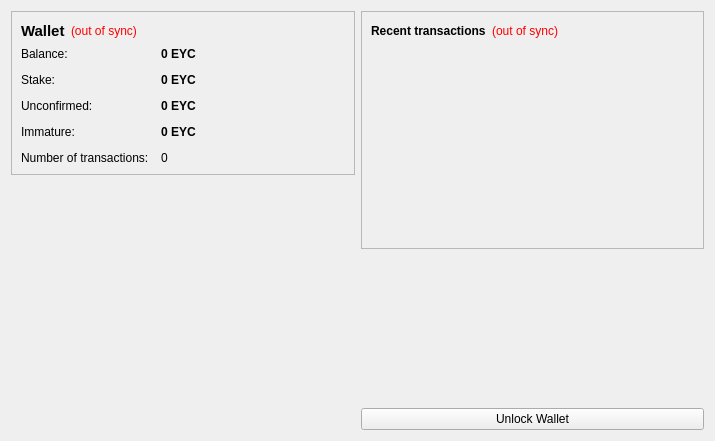
<?xml version="1.0" encoding="UTF-8"?>
<ui version="4.0">
 <class>OverviewPage</class>
 <widget class="QWidget" name="OverviewPage">
  <property name="geometry">
   <rect>
    <x>0</x>
    <y>0</y>
    <width>715</width>
    <height>441</height>
   </rect>
  </property>
  <property name="windowTitle">
   <string>Form</string>
  </property>
  <layout class="QHBoxLayout" name="horizontalLayout" stretch="1,1">
   <item>
    <layout class="QVBoxLayout" name="verticalLayout_2">
     <item>
      <widget class="QFrame" name="frame">
       <property name="frameShape">
        <enum>QFrame::StyledPanel</enum>
       </property>
       <property name="frameShadow">
        <enum>QFrame::Raised</enum>
       </property>
       <layout class="QVBoxLayout" name="verticalLayout_4">
        <item>
         <layout class="QHBoxLayout" name="horizontalLayout_4">
          <item>
           <widget class="QLabel" name="label_5">
            <property name="font">
             <font>
              <pointsize>11</pointsize>
              <weight>75</weight>
              <bold>true</bold>
             </font>
            </property>
            <property name="text">
             <string>Wallet</string>
            </property>
           </widget>
          </item>
          <item>
           <widget class="QLabel" name="labelWalletStatus">
            <property name="toolTip">
             <string>The displayed information may be out of date. Your wallet automatically synchronizes with the DKcoin²Ticket network after a connection is established, but this process has not completed yet.</string>
            </property>
            <property name="styleSheet">
             <string notr="true">QLabel { color: red; }</string>
            </property>
            <property name="text">
             <string notr="true">(out of sync)</string>
            </property>
            <property name="alignment">
             <set>Qt::AlignLeading|Qt::AlignLeft|Qt::AlignVCenter</set>
            </property>
           </widget>
          </item>
          <item>
           <spacer name="horizontalSpacer_2">
            <property name="orientation">
             <enum>Qt::Horizontal</enum>
            </property>
            <property name="sizeHint" stdset="0">
             <size>
              <width>40</width>
              <height>20</height>
             </size>
            </property>
           </spacer>
          </item>
         </layout>
        </item>
        <item>
         <layout class="QFormLayout" name="formLayout_2">
          <property name="fieldGrowthPolicy">
           <enum>QFormLayout::AllNonFixedFieldsGrow</enum>
          </property>
          <property name="horizontalSpacing">
           <number>12</number>
          </property>
          <property name="verticalSpacing">
           <number>12</number>
          </property>
          <item row="0" column="0">
           <widget class="QLabel" name="label">
            <property name="text">
             <string>Balance:</string>
            </property>
           </widget>
          </item>
          <item row="0" column="1">
           <widget class="QLabel" name="labelBalance">
            <property name="font">
             <font>
              <weight>75</weight>
              <bold>true</bold>
             </font>
            </property>
            <property name="cursor">
             <cursorShape>IBeamCursor</cursorShape>
            </property>
            <property name="toolTip">
             <string>Your current balance</string>
            </property>
            <property name="text">
             <string notr="true">0 EYC</string>
            </property>
            <property name="textInteractionFlags">
             <set>Qt::LinksAccessibleByMouse|Qt::TextSelectableByKeyboard|Qt::TextSelectableByMouse</set>
            </property>
           </widget>
          </item>
          <item row="1" column="0">
           <widget class="QLabel" name="label_6">
            <property name="text">
             <string>Stake:</string>
            </property>
           </widget>
          </item>
          <item row="1" column="1">
           <widget class="QLabel" name="labelStake">
            <property name="font">
             <font>
              <weight>75</weight>
              <bold>true</bold>
             </font>
            </property>
            <property name="cursor">
             <cursorShape>IBeamCursor</cursorShape>
            </property>
            <property name="toolTip">
             <string>Total of coins that was staked, and do not yet count toward the current balance</string>
            </property>
            <property name="text">
             <string notr="true">0 EYC</string>
            </property>
            <property name="textInteractionFlags">
             <set>Qt::LinksAccessibleByMouse|Qt::TextSelectableByKeyboard|Qt::TextSelectableByMouse</set>
            </property>
           </widget>
          </item>
          <item row="2" column="0">
           <widget class="QLabel" name="label_3">
            <property name="text">
             <string>Unconfirmed:</string>
            </property>
           </widget>
          </item>
          <item row="2" column="1">
           <widget class="QLabel" name="labelUnconfirmed">
            <property name="font">
             <font>
              <weight>75</weight>
              <bold>true</bold>
             </font>
            </property>
            <property name="cursor">
             <cursorShape>IBeamCursor</cursorShape>
            </property>
            <property name="toolTip">
             <string>Total of transactions that have yet to be confirmed, and do not yet count toward the current balance</string>
            </property>
            <property name="text">
             <string notr="true">0 EYC</string>
            </property>
            <property name="textInteractionFlags">
             <set>Qt::LinksAccessibleByMouse|Qt::TextSelectableByKeyboard|Qt::TextSelectableByMouse</set>
            </property>
           </widget>
          </item>
          <item row="3" column="0">
           <widget class="QLabel" name="labelImmatureText">
            <property name="text">
             <string>Immature:</string>
            </property>
           </widget>
          </item>
          <item row="3" column="1">
           <widget class="QLabel" name="labelImmature">
            <property name="font">
             <font>
              <weight>75</weight>
              <bold>true</bold>
             </font>
            </property>
            <property name="toolTip">
             <string>Mined balance that has not yet matured</string>
            </property>
            <property name="text">
             <string notr="true">0 EYC</string>
            </property>
            <property name="textInteractionFlags">
             <set>Qt::LinksAccessibleByMouse|Qt::TextSelectableByKeyboard|Qt::TextSelectableByMouse</set>
            </property>
           </widget>
          </item>
          <item row="4" column="0">
           <widget class="QLabel" name="label_2">
            <property name="text">
             <string>Number of transactions:</string>
            </property>
           </widget>
          </item>
          <item row="4" column="1">
           <widget class="QLabel" name="labelNumTransactions">
            <property name="toolTip">
             <string>Total number of transactions in wallet</string>
            </property>
            <property name="text">
             <string notr="true">0</string>
            </property>
           </widget>
          </item>
         </layout>
        </item>
       </layout>
      </widget>
     </item>
     <item>
      <spacer name="verticalSpacer">
       <property name="orientation">
        <enum>Qt::Vertical</enum>
       </property>
       <property name="sizeHint" stdset="0">
        <size>
         <width>20</width>
         <height>40</height>
        </size>
       </property>
      </spacer>
     </item>
	 <item>
      <widget class="QLabel" name="label_6">
       <property name="text">
        <string/>
       </property>
       <property name="pixmap">
        <pixmap resource="../bitcoin.qrc">:/images/backg</pixmap>
       </property>
       <property name="scaledContents">
        <bool>false</bool>
       </property>
       <property name="alignment">
        <set>Qt::AlignCenter</set>
       </property>
       <property name="margin">
        <number>-2</number>
       </property>
      </widget>
     </item>
    </layout>
   </item>
   <item>
    <layout class="QVBoxLayout" name="verticalLayout_3">
     <item>
      <widget class="QFrame" name="frame_2">
       <property name="frameShape">
        <enum>QFrame::StyledPanel</enum>
       </property>
       <property name="frameShadow">
        <enum>QFrame::Raised</enum>
       </property>
       <layout class="QVBoxLayout" name="verticalLayout">
        <item>
         <layout class="QHBoxLayout" name="horizontalLayout_2">
          <item>
           <widget class="QLabel" name="label_4">
            <property name="text">
             <string>&lt;b&gt;Recent transactions&lt;/b&gt;</string>
            </property>
           </widget>
          </item>
          <item>
           <widget class="QLabel" name="labelTransactionsStatus">
            <property name="toolTip">
             <string>The displayed information may be out of date. Your wallet automatically synchronizes with the DKcoin²Ticket network after a connection is established, but this process has not completed yet.</string>
            </property>
            <property name="styleSheet">
             <string notr="true">QLabel { color: red; }</string>
            </property>
            <property name="text">
             <string notr="true">(out of sync)</string>
            </property>
            <property name="alignment">
             <set>Qt::AlignRight|Qt::AlignTrailing|Qt::AlignVCenter</set>
            </property>
           </widget>
          </item>
          <item>
           <spacer name="horizontalSpacer">
            <property name="orientation">
             <enum>Qt::Horizontal</enum>
            </property>
            <property name="sizeHint" stdset="0">
             <size>
              <width>40</width>
              <height>20</height>
             </size>
            </property>
           </spacer>
          </item>
         </layout>
        </item>
        <item>
         <widget class="QListView" name="listTransactions">
          <property name="styleSheet">
           <string notr="true">QListView { background: transparent; }</string>
          </property>
          <property name="frameShape">
           <enum>QFrame::NoFrame</enum>
          </property>
          <property name="verticalScrollBarPolicy">
           <enum>Qt::ScrollBarAlwaysOff</enum>
          </property>
          <property name="horizontalScrollBarPolicy">
           <enum>Qt::ScrollBarAlwaysOff</enum>
          </property>
          <property name="selectionMode">
           <enum>QAbstractItemView::NoSelection</enum>
          </property>
         </widget>
        </item>
       </layout>
      </widget>
     </item>
     <item>
      <spacer name="verticalSpacer_2">
       <property name="orientation">
        <enum>Qt::Vertical</enum>
       </property>
       <property name="sizeHint" stdset="0">
        <size>
         <width>20</width>
         <height>40</height>
        </size>
       </property>
      </spacer>
     </item>
     <item>
      <widget class="QPushButton" name="unlockWalletButton">
       <property name="text">
        <string>Unlock Wallet</string>
       </property>
      </widget>
     </item>
    </layout>
   </item>
  </layout>
 </widget>
 <resources>
  <include location="../bitcoin.qrc"/>
 </resources>
 <connections/>
</ui>
